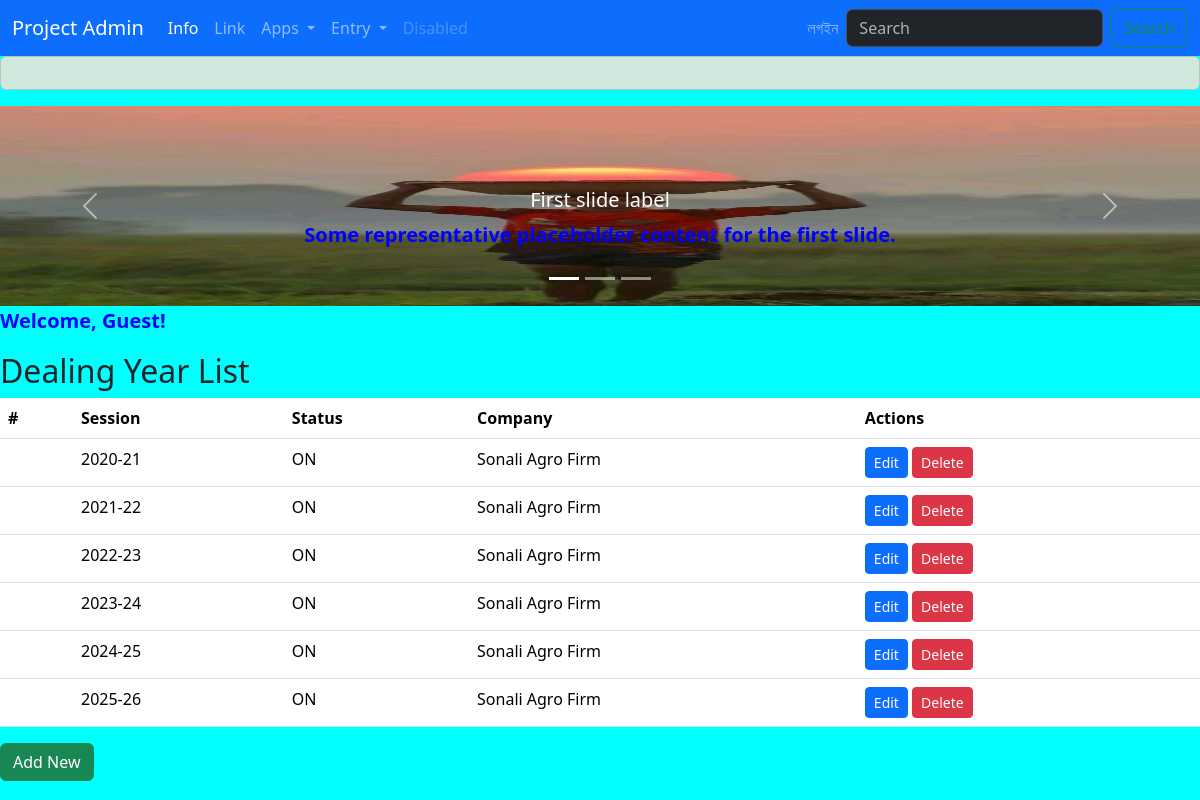
Page /pa/dealing-year/ on the committed database.
### ProjectAdmin/models.py (models this page shows, shortened)
class DealingYear(models.Model):
    STATUS_CHOICES = [
        ('Stop', 'Stop'),
        ('On', 'On'),
        ('Abuse', 'Abuse'),
    ]
    dy_session = models.CharField(max_length=20, primary_key=True)  # অর্থবছর বা সেশন
    busy_status = models.CharField(max_length=10, choices=STATUS_CHOICES, default='On')
    com_id = models.ForeignKey(Company, on_delete=models.CASCADE)
    class Meta:
        db_table = 'dealing_year'  # বিদ্যমান টেবিলের সাথে মিল

class Company(models.Model):
    com_id = models.CharField(max_length=20,primary_key=True)
    company_name = models.CharField(max_length=100, unique=True)
    company_email = models.EmailField(max_length=100, unique=True)
    is_active = models.BooleanField(default=True)  # 👈 Add this
    def __str__(self):
        return self.company_name   # 👈 This makes the dropdown readable

### ProjectAdmin/views.py (the view)
# urls.py: path('dealing-year/', views.dealing_year_list, name='dealing_year_list'),
def dealing_year_list(request):
    year = DealingYear.objects.all()
    return render(request, 'padmin/dealing_year/list_byear.html', {'years': year})

### templates/padmin/dealing_year/list_byear.html
{% extends 'padmin/base1.html' %}
{% block content %}
<h2>Dealing Year List</h2>
<table class="table">
  <thead>
    <tr>
      <th>#</th>
      <th>Session</th>
      <th>Status</th>
      <th>Company</th>
      <th>Actions</th>
    </tr>
  </thead>
  <tbody>
    {% for y in years %}
    <tr>
      <td>{{ y.dysl }}</td>
      <td>{{ y.dy_session }}</td>
      <td>{{ y.busy_status|yesno:"ON,OFF" }}</td>
      <td>{{ y.com_id }}</td>
      <td>
        <a href="{% url 'ProjectAdmin:edit_dealing_year' y.dy_session %}" class="btn btn-sm btn-primary">Edit</a>
        <a href="{% url 'ProjectAdmin:delete_dealing_year' y.dy_session %}" class="btn btn-sm btn-danger">Delete</a>
      </td>
    </tr>
    {% empty %}
    <tr>
      <td colspan="5" class="text-center">No records found.</td>
    </tr>
    {% endfor %}
  </tbody>
</table>
<a href="{% url 'ProjectAdmin:add_dealing_year' %}" class="btn btn-success">Add New</a>
{% endblock %}

### static/style.css (style rules this page uses)
body { background-color: aqua; }

### rows in the picture
DealingYear: dy_session "2020-21", busy_status "ON", com_id "Sonali Agro Firm"
DealingYear: dy_session "2021-22", busy_status "ON", com_id "Sonali Agro Firm"
DealingYear: dy_session "2022-23", busy_status "ON", com_id "Sonali Agro Firm"
DealingYear: dy_session "2023-24", busy_status "ON", com_id "Sonali Agro Firm"
DealingYear: dy_session "2024-25", busy_status "ON", com_id "Sonali Agro Firm"
DealingYear: dy_session "2025-26", busy_status "ON", com_id "Sonali Agro Firm"
